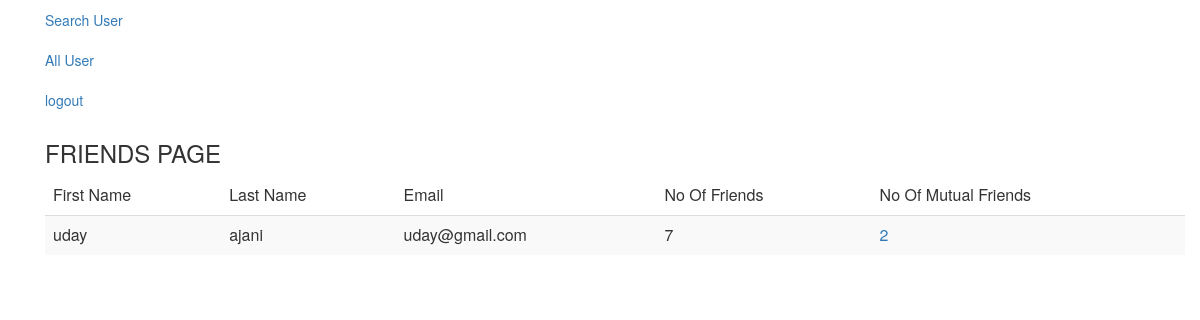
The app's page /friends-page/2/ (signed in), older data.
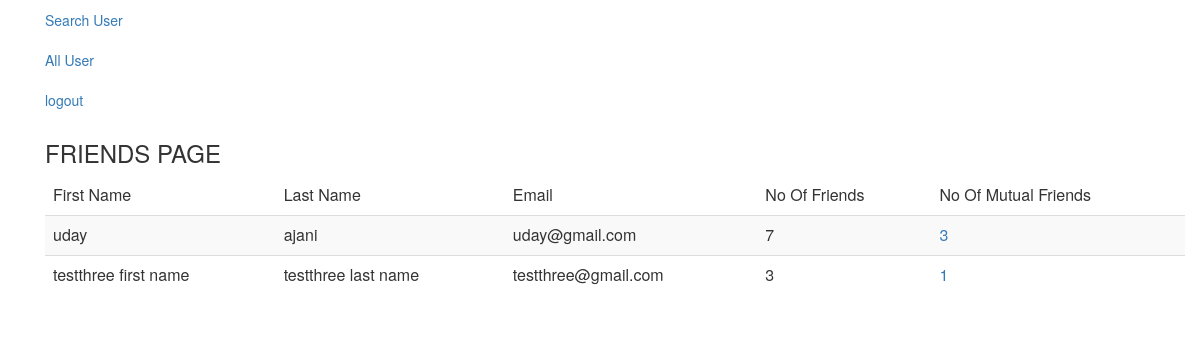
The same page, newer data.
### users/models.py (models this page shows, shortened)
class UserMaster(AbstractUser):
    username = models.CharField(
        _("username"),
        max_length=150,
        help_text=_(
            "Required. 150 characters or fewer. Letters, digits and @/./+/-/_ only."
        ),
        blank=True,
        default="",
    )
    email = models.EmailField(_("email address"), unique=True)
    friends = models.ManyToManyField("self", null=True, blank=True, related_name="user_friends")
    USERNAME_FIELD = "email"
    REQUIRED_FIELDS = []
    objects = CustomUserManager()
    def user_friends_count(self):
        return self.friends.count()

### users/views.py (the view)
# urls.py: path('friends-page/<int:pk>/', views.FriendsPageView.as_view(), name="friends_page"),
class FriendsPageView(CustomActiveLoginRequiredMixin, DetailView):
    model = UserMaster
    template_name = "user/friends_page.html"
    context_object_name = 'user_obj'

### users/mixin.py (called while the page is built)
    @method_decorator(inactive_user_not_allow)
    def dispatch(self, request, *args, **kwargs):
        return super().dispatch(request, *args, **kwargs)

### users/templatetags/poll_extras.py (called while the page is built)
@register.filter(name="mutual_friend_count")
def mutual_friend_count(request_user, user_obj):
    data = {"count": 0, "names": ""}
    request_user_friends = request_user.friends.all()
    user_obj_friends = user_obj.friends.all()
    if request_user_friends.count() > 0 and user_obj_friends.count() > 0:
        similar_friends_qs = user_obj_friends.filter(id__in=request_user_friends.values_list('id', flat=True))
        data = {"count": similar_friends_qs.count(), "names": similar_friends_qs.values_list('first_name', flat=True)}
    return data

### templates/user/friends_page.html (shortened to what this page needs)
{% extends 'common/base.html' %}
{% load poll_extras %}
{% block content %}
<div class="container">
    <h3> FRIENDS PAGE </h3>
    <table class="table table-striped table-hover">
        <thead>
        <tr>
            <td>First Name</td>
            <td>Last Name</td>
            <td>Email</td>
            <td>No Of Friends</td>
            <td>No Of Mutual Friends</td>
        </tr>
        </thead>
        <tbody>
        {% for user in user_obj.friends.all %}
        <tr>
            <td>{{ user.first_name}}</td>
            <td>{{ user.last_name}}</td>
            <td>{{ user.email}}</td>
            <td>{{ user.user_friends_count}}</td>
            <td>
                {% with request.user|mutual_friend_count:user as r1%}
                    <a href="#" data-toggle="tooltip" title="{% for i in r1.names  %} {{ i }} {% endfor %} ">
                        {{ r1.count }}
                    </a>
                {% endwith %}
            </td>
        </tr>
        {% endfor %}
        </tbody>
    </table>
</div>
{% endblock %}

Row changes from the older to the newer data that the page shows:
computed for UserMaster "uday": count "2" → "3"
added UserMaster: first_name "testthree first name", last_name "testthree last name", email "testthree@gmail.com", user_friends_count "3", count "1"
